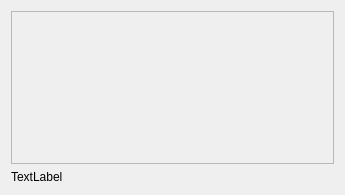
<?xml version="1.0" encoding="UTF-8"?>
<ui version="4.0">
 <class>HypergraphViewer</class>
 <widget class="QWidget" name="HypergraphViewer">
  <property name="geometry">
   <rect>
    <x>0</x>
    <y>0</y>
    <width>345</width>
    <height>195</height>
   </rect>
  </property>
  <property name="windowTitle">
   <string>Hypergraph</string>
  </property>
  <layout class="QVBoxLayout" name="verticalLayout">
   <item>
    <widget class="QFrame" name="View">
     <property name="sizePolicy">
      <sizepolicy hsizetype="Expanding" vsizetype="Expanding">
       <horstretch>0</horstretch>
       <verstretch>0</verstretch>
      </sizepolicy>
     </property>
     <property name="frameShape">
      <enum>QFrame::StyledPanel</enum>
     </property>
     <property name="frameShadow">
      <enum>QFrame::Raised</enum>
     </property>
    </widget>
   </item>
   <item>
    <widget class="QLabel" name="usageLabel">
     <property name="text">
      <string>TextLabel</string>
     </property>
    </widget>
   </item>
  </layout>
 </widget>
 <resources/>
 <connections/>
</ui>
